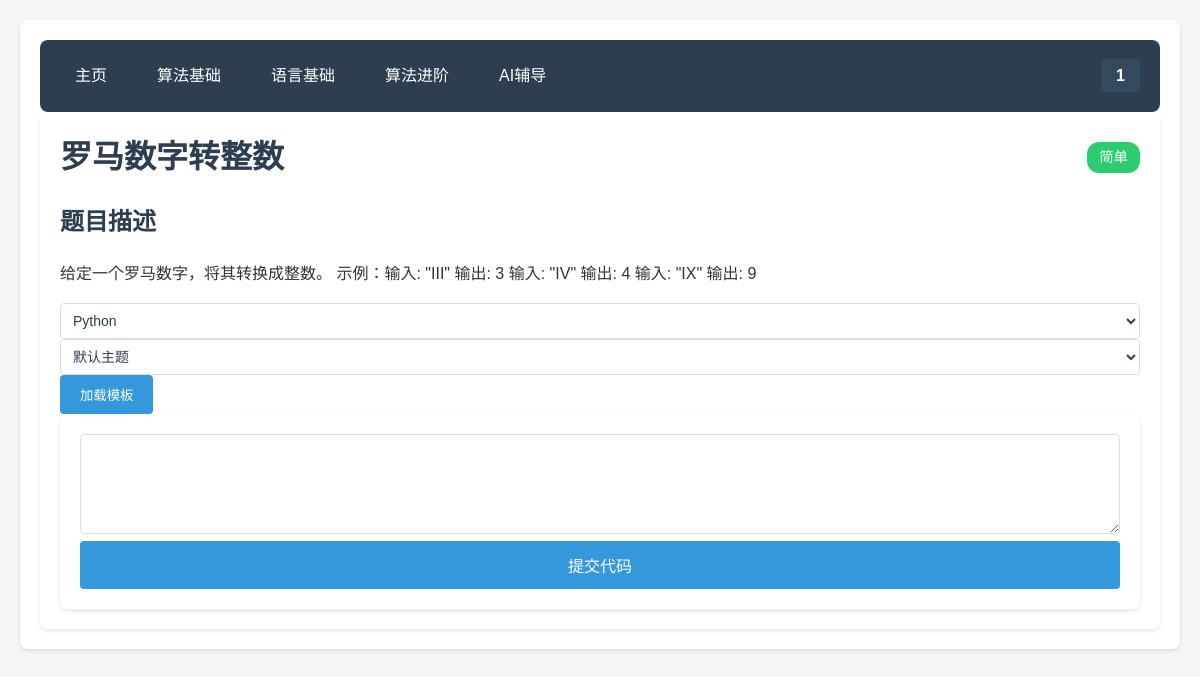
The app's page /problem/3 (signed in) with its own data.
### 1.py (models this page shows, shortened)
class User(db.Model):
    id = db.Column(db.Integer, primary_key=True)
    username = db.Column(db.String(80), unique=True, nullable=False)
    password_hash = db.Column(db.String(120), nullable=False)
    solved_problems = db.Column(db.Text, default='')  # 存储已解决的题目ID
    email = db.Column(db.String(120), default='')
    bio = db.Column(db.Text, default='')
    default_language = db.Column(db.String(20), default='python')
    editor_theme = db.Column(db.String(20), default='default')

class Problem(db.Model):
    id = db.Column(db.Integer, primary_key=True)
    title = db.Column(db.String(100), nullable=False)
    content = db.Column(db.Text, nullable=False)
    answer = db.Column(db.Text, nullable=False)
    difficulty = db.Column(db.Integer) # 1-简单, 2-中等, 3-困难
    standard_code = db.Column(db.Text, nullable=True) # 标准答案代码
    test_cases = db.Column(db.Text, nullable=True) # 测试用例，JSON格式存储

### 1.py (the view)
@app.route('/problem/<int:problem_id>')
@login_required
def problem_detail(problem_id):
    context = get_base_context(session['user_id'])
    problem = Problem.query.get_or_404(problem_id)
    context['problem'] = problem
    return render_template('problem_detail.html', **context)

### 1.py (called while the page is built)
def login_required(f):
    @wraps(f)
    def decorated_function(*args, **kwargs):
        if 'user_id' not in session:
            return redirect(url_for('login'))
        user = User.query.get(session['user_id'])
        if user is None:
            session.clear()
            return redirect(url_for('login'))
        return f(*args, **kwargs)
    return decorated_function

def calculate_user_level(solved_count):
    if solved_count < 5:
        return 1
    elif solved_count < 20:
        return 2
    elif solved_count < 50:
        return 3
    elif solved_count < 100:
        return 4
    else:
        return 5

def get_base_context(user_id):
    user = User.query.get(user_id)
    stats = get_user_stats(user_id)
    return {
        'current_user': user,
        'user_level': stats['user_level'],
        'solved_count': stats['solved_count'],
        'submission_count': stats['submission_count'],
        'pass_rate': stats['pass_rate']
    }

### templates/problem_detail.html (shortened to what this page needs)
{% extends "base.html" %}
{% block extra_head %}
    <link rel="stylesheet" href="https://cdnjs.cloudflare.com/ajax/libs/codemirror/5.65.2/codemirror.min.css">
    <link rel="stylesheet" href="https://cdnjs.cloudflare.com/ajax/libs/codemirror/5.65.2/theme/monokai.min.css">
    <link rel="stylesheet" href="https://cdnjs.cloudflare.com/ajax/libs/codemirror/5.65.2/theme/dracula.min.css">
    <link rel="stylesheet" href="https://cdnjs.cloudflare.com/ajax/libs/codemirror/5.65.2/theme/material.min.css">
    <link rel="stylesheet" href="https://cdnjs.cloudflare.com/ajax/libs/codemirror/5.65.2/theme/solarized.min.css">
    <link rel="stylesheet" href="https://cdnjs.cloudflare.com/ajax/libs/codemirror/5.65.2/theme/eclipse.min.css">
{% endblock %}
{% block content %}
    <div class="problem-detail">
        <div class="problem-header">
            <h1>{{ problem.title }}</h1>
            <span class="difficulty difficulty-{{ problem.difficulty }}">
                {{ '简单' if problem.difficulty == 1 else '中等' if problem.difficulty == 2 else '困难' }}
            </span>
        </div>
        <div class="problem-content">
            <h2>题目描述</h2>
            <p>{{ problem.content }}</p>
        </div>
        <div class="code-section">
            <div class="code-header">
                <select class="language-select">
                    <option value="python">Python</option>
                </select>
                <select class="theme-select">
                    <option value="default">默认主题</option>
                </select>
                <button onclick="loadTemplate()">加载模板</button>
            </div>
            <form action="{{ url_for('submit_answer') }}" method="post" id="submit-form">
                <textarea id="code-editor" name="code"></textarea>
                <button type="submit" class="submit-btn">提交代码</button>
            </form>
        </div>
    </div>
{% endblock %}

### templates/base.html (shortened to what this page needs)
<!DOCTYPE html>
<html>
<head>
    <link rel="stylesheet" href="https://cdnjs.cloudflare.com/ajax/libs/font-awesome/5.15.4/css/all.min.css">
    <link rel="stylesheet" href="{{ url_for('static', filename='style.css') }}">
    {% block extra_head %}{% endblock %}
</head>
<body>
    <div class="container">
        <nav>
            <div class="nav-left">
                <a href="{{ url_for('dashboard') }}" class="nav-item">主页</a>
                <a href="{{ url_for('algorithm_basic') }}" class="nav-item">算法基础</a>
                <a href="{{ url_for('language_basic') }}" class="nav-item">语言基础</a>
                <a href="{{ url_for('algorithm_advanced') }}" class="nav-item">算法进阶</a>
                <a href="{{ url_for('ai_tutor') }}" class="nav-item">AI辅导</a>
            </div>
            <div class="nav-right">
                {% if current_user %}
                <div class="user-menu">
                    <span class="username">{{ current_user.username }}</span>
                </div>
                {% else %}
                <div class="auth-links">
                    <a href="{{ url_for('login') }}" class="nav-item">登录</a>
                    <a href="{{ url_for('register') }}" class="nav-item">注册</a>
                </div>
                {% endif %}
            </div>
        </nav>
        {% block content %}{% endblock %}
    </div>
</body>
</html>

### static/style.css (style rules this page uses)
body { font-family: 'Microsoft YaHei', sans-serif; line-height: 1.6; margin: 0; padding: 20px; background-color: #f5f5f5; color: #333; }
.container { max-width: 1200px; margin: 0 auto; padding: 20px; background-color: white; border-radius: 8px; box-shadow: 0 2px 4px rgba(0, 0, 0, 0.1); }
nav { display: flex; justify-content: space-between; align-items: center; background-color: #2c3e50; padding: 15px 20px; border-radius: 8px; }
.nav-left, .nav-right { display: flex; align-items: center; gap: 20px; }
.nav-item { color: white; text-decoration: none; padding: 8px 15px; border-radius: 4px; transition: background-color 0.3s; }
.username { color: white; font-weight: bold; padding: 8px 15px; background-color: #34495e; border-radius: 4px; }
h1, h2, h3 { color: #2c3e50; margin-bottom: 20px; }
form { background-color: #fff; padding: 20px; border-radius: 8px; box-shadow: 0 2px 4px rgba(0, 0, 0, 0.1); }
input[type="text"], input[type="password"], textarea, select { width: 100%; padding: 8px; border: 1px solid #ddd; border-radius: 4px; box-sizing: border-box; }
textarea { min-height: 100px; }
button { background-color: #3498db; color: white; padding: 10px 20px; border: none; border-radius: 4px; cursor: pointer; transition: background-color 0.3s; }
.difficulty { display: inline-block; padding: 3px 8px; border-radius: 3px; font-size: 12px; color: white; }
.difficulty-1 { background-color: #2ecc71; }
.submit-btn { width: 100%; padding: 12px; background-color: #3498db; color: white; border: none; border-radius: 4px; cursor: pointer; font-size: 16px; transition: background-color 0.3s; }
.language-select, .theme-select { width: 100%; padding: 8px; border: 1px solid #ddd; border-radius: 4px; background-color: white; color: #2c3e50; font-size: 14px; }
.problem-detail { padding: 20px; background: white; border-radius: 8px; box-shadow: 0 2px 4px rgba(0, 0, 0, 0.1); }
.problem-header { display: flex; align-items: center; gap: 15px; margin-bottom: 20px; }
.problem-header h1 { margin: 0; flex: 1; }
.difficulty { padding: 4px 12px; border-radius: 12px; font-size: 0.9em; font-weight: 500; }
.user-menu { position: relative; cursor: pointer; }
.username { color: white; font-weight: bold; padding: 8px 15px; background-color: #34495e; border-radius: 4px; transition: background-color 0.3s; }

### records on screen
User: username "1"
Problem: title "罗马数字转整数", difficulty "简单", content "给定一个罗马数字，将其转换成整数。 示例：输入: \"III\" 输出: 3 输入: \"IV\" 输出: 4 输入: \"IX\" 输出: 9"
